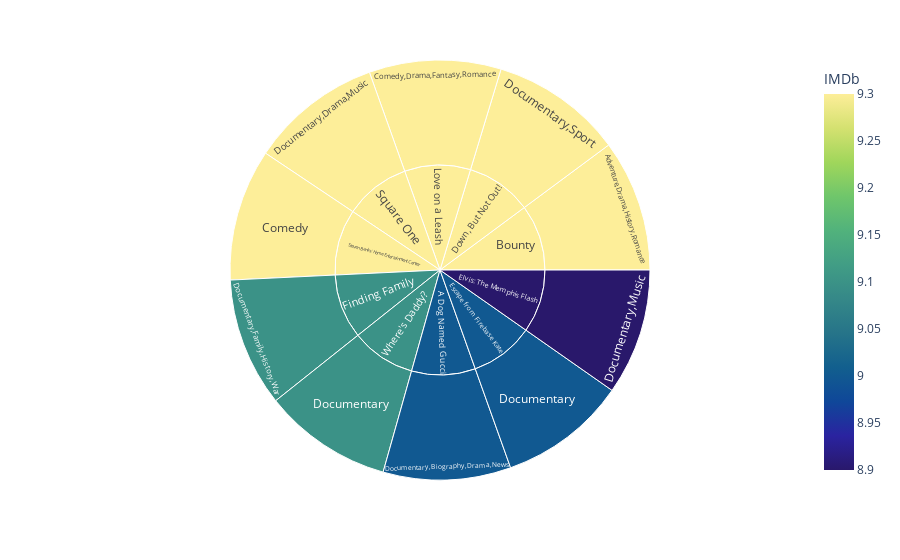

Notebook source saved alongside this figure:
### Code cell
sunburst(df_movies,'Prime Video','haline')

### Figure 1 — Plotly figure (JSON) as saved in the notebook; plotly's stock layout.template omitted (floating-point values rounded to 4 significant figures)
{"data": [{"branchvalues": "total", "customdata": [[9.3], [9.3], [9.3], [9], [9.1], [9], [9.3], [9.1], [8.9], [9.3], [9], [9.3], [9.3], [8.9], [9], [9.1], [9.3], [9.3], [9.3], [9.1]], "domain": {"x": [0, 1], "y": [0, 1]}, "hovertemplate": "labels=%{label}<br>IMDb_sum=%{value}<br>parent=%{parent}<br>id=%{id}<br>IMDb=%{color}<extra></extra>", "ids": ["Bounty/Adventure,Drama,History,Romance", "Steven Banks: Home Entertainment Center/Comedy", "Love on a Leash/Comedy,Drama,Fantasy,Romance", "Escape from Firebase Kate/Documentary", "Where's Daddy?/Documentary", "A Dog Named Gucci/Documentary,Biography,Drama,News", "Square One/Documentary,Drama,Music", "Finding Family/Documentary,Family,History,War", "Elvis: The Memphis Flash/Documentary,Music", "Down, But Not Out!/Documentary,Sport", "A Dog Named Gucci", "Bounty", "Down, But Not Out!", "Elvis: The Memphis Flash", "Escape from Firebase Kate", "Finding Family", "Love on a Leash", "Square One", "Steven Banks: Home Entertainment Center", "Where's Daddy?"], "labels": ["Adventure,Drama,History,Romance", "Comedy", "Comedy,Drama,Fantasy,Romance", "Documentary", "Documentary", "Documentary,Biography,Drama,News", "Documentary,Drama,Music", "Documentary,Family,History,War", "Documentary,Music", "Documentary,Sport", "A Dog Named Gucci", "Bounty", "Down, But Not Out!", "Elvis: The Memphis Flash", "Escape from Firebase Kate", "Finding Family", "Love on a Leash", "Square One", "Steven Banks: Home Entertainment Center", "Where's Daddy?"], "marker": {"coloraxis": "coloraxis", "colors": [9.3, 9.3, 9.3, 9, 9.1, 9, 9.3, 9.1, 8.9, 9.3, 9, 9.3, 9.3, 8.9, 9, 9.1, 9.3, 9.3, 9.3, 9.1]}, "name": "", "parents": ["Bounty", "Steven Banks: Home Entertainment Center", "Love on a Leash", "Escape from Firebase Kate", "Where's Daddy?", "A Dog Named Gucci", "Square One", "Finding Family", "Elvis: The Memphis Flash", "Down, But Not Out!", "", "", "", "", "", "", "", "", "", ""], "type": "sunburst", "values": [9.3, 9.3, 9.3, 9, 9.1, 9, 9.3, 9.1, 8.9, 9.3, 9, 9.3, 9.3, 8.9, 9, 9.1, 9.3, 9.3, 9.3, 9.1]}], "layout": {"autosize": true, "coloraxis": {"colorbar": {"title": {"text": "IMDb"}}, "colorscale": [[0, "rgb(41, 24, 107)"], [0.09091, "rgb(42, 35, 160)"], [0.1818, "rgb(15, 71, 153)"], [0.2727, "rgb(18, 95, 142)"], [0.3636, "rgb(38, 116, 137)"], [0.4545, "rgb(53, 136, 136)"], [0.5455, "rgb(65, 157, 133)"], [0.6364, "rgb(81, 178, 124)"], [0.7273, "rgb(111, 198, 107)"], [0.8182, "rgb(160, 214, 91)"], [0.9091, "rgb(212, 225, 112)"], [1, "rgb(253, 238, 153)"]]}, "legend": {"tracegroupgap": 0}, "margin": {"t": 60}}}
